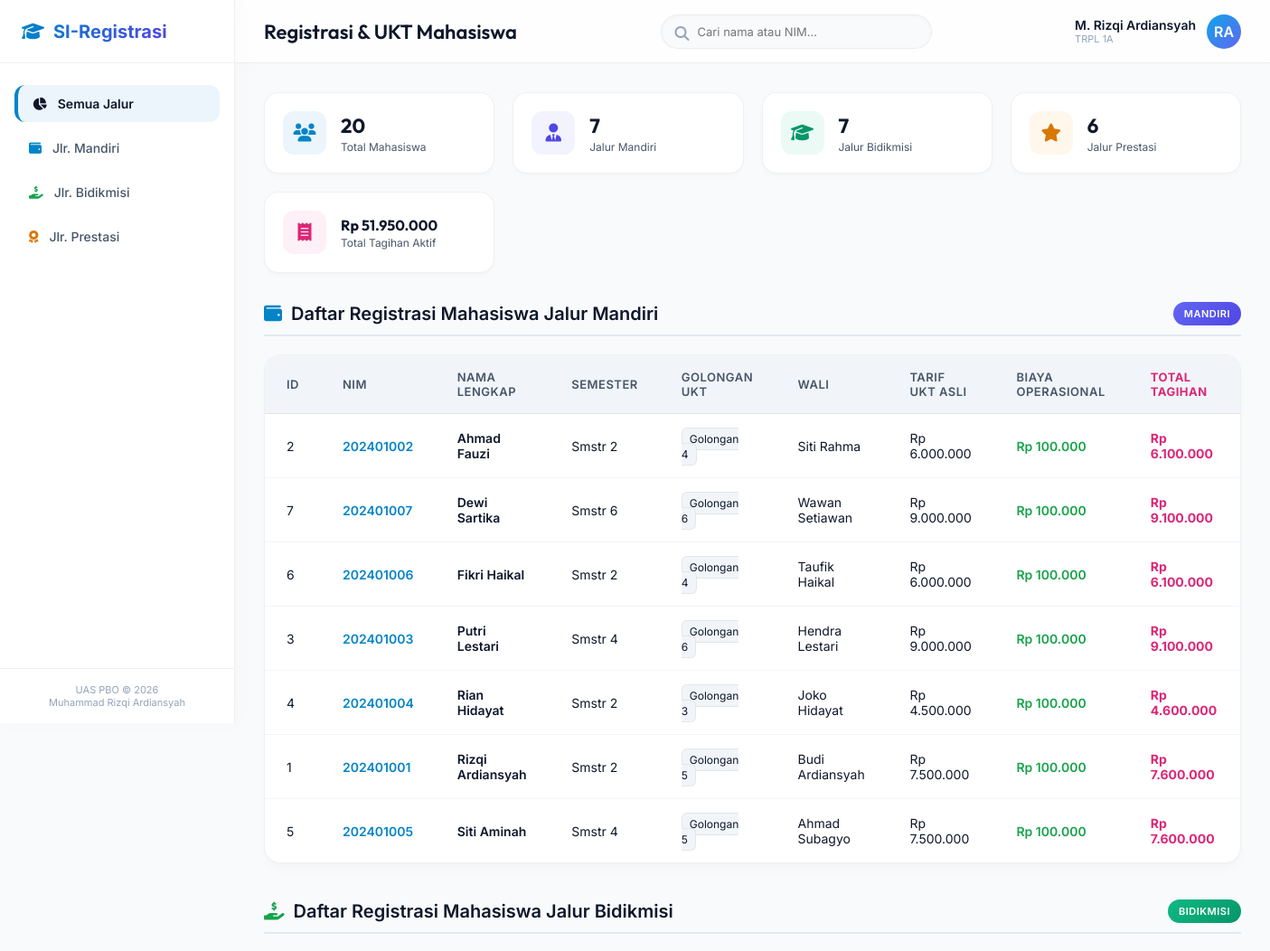
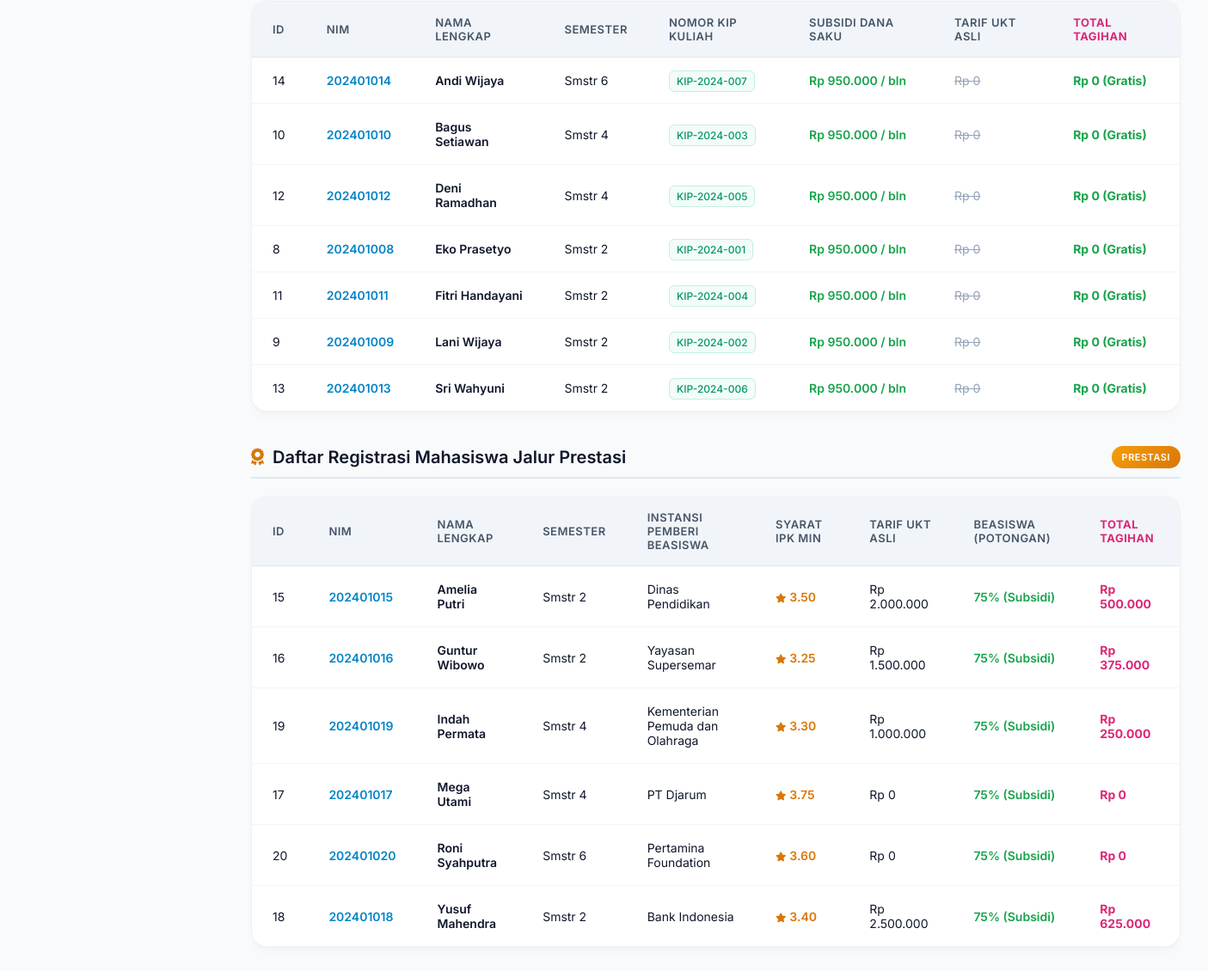
Before: / with the older database file (2 pictures, top to bottom).
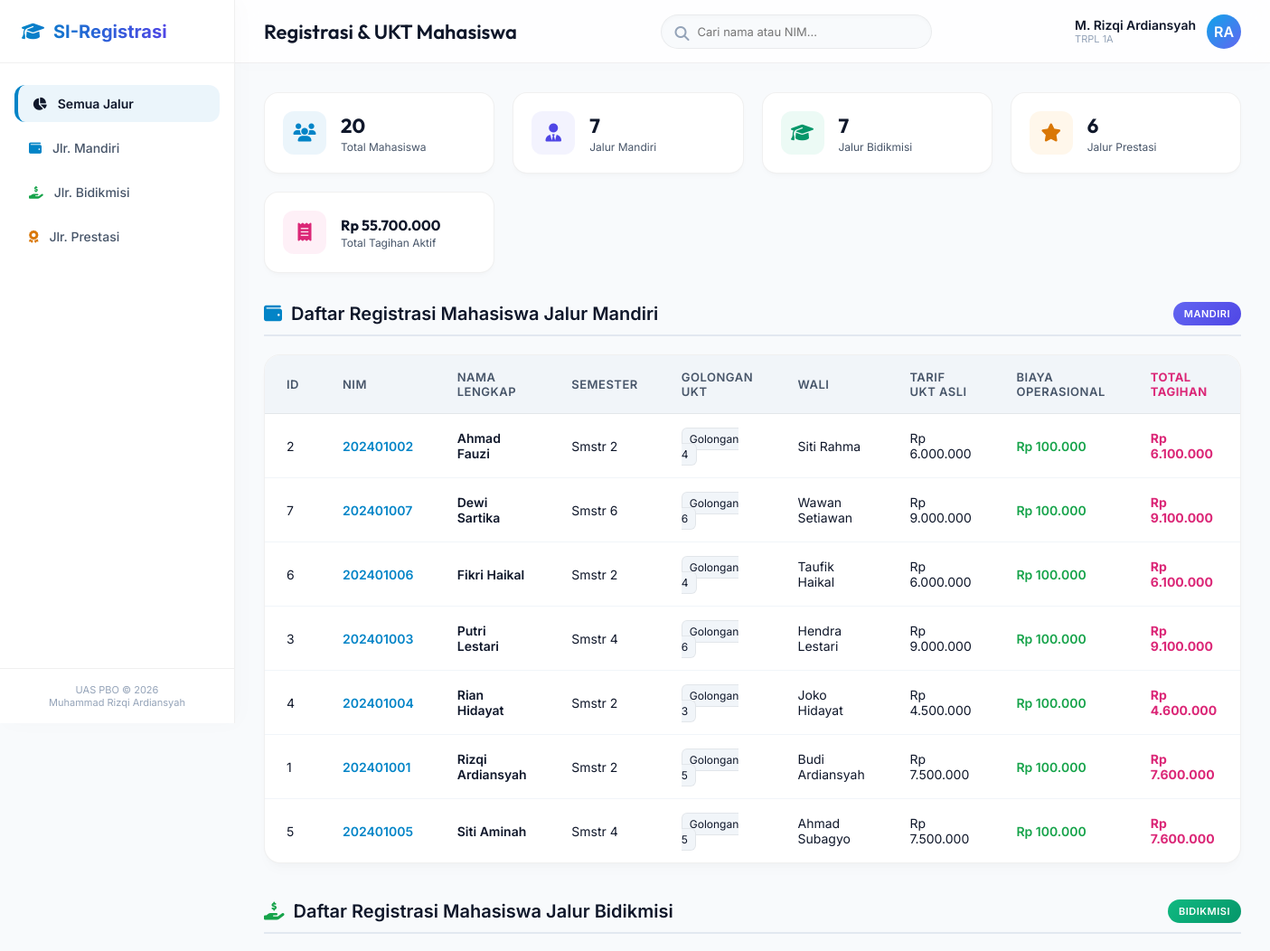
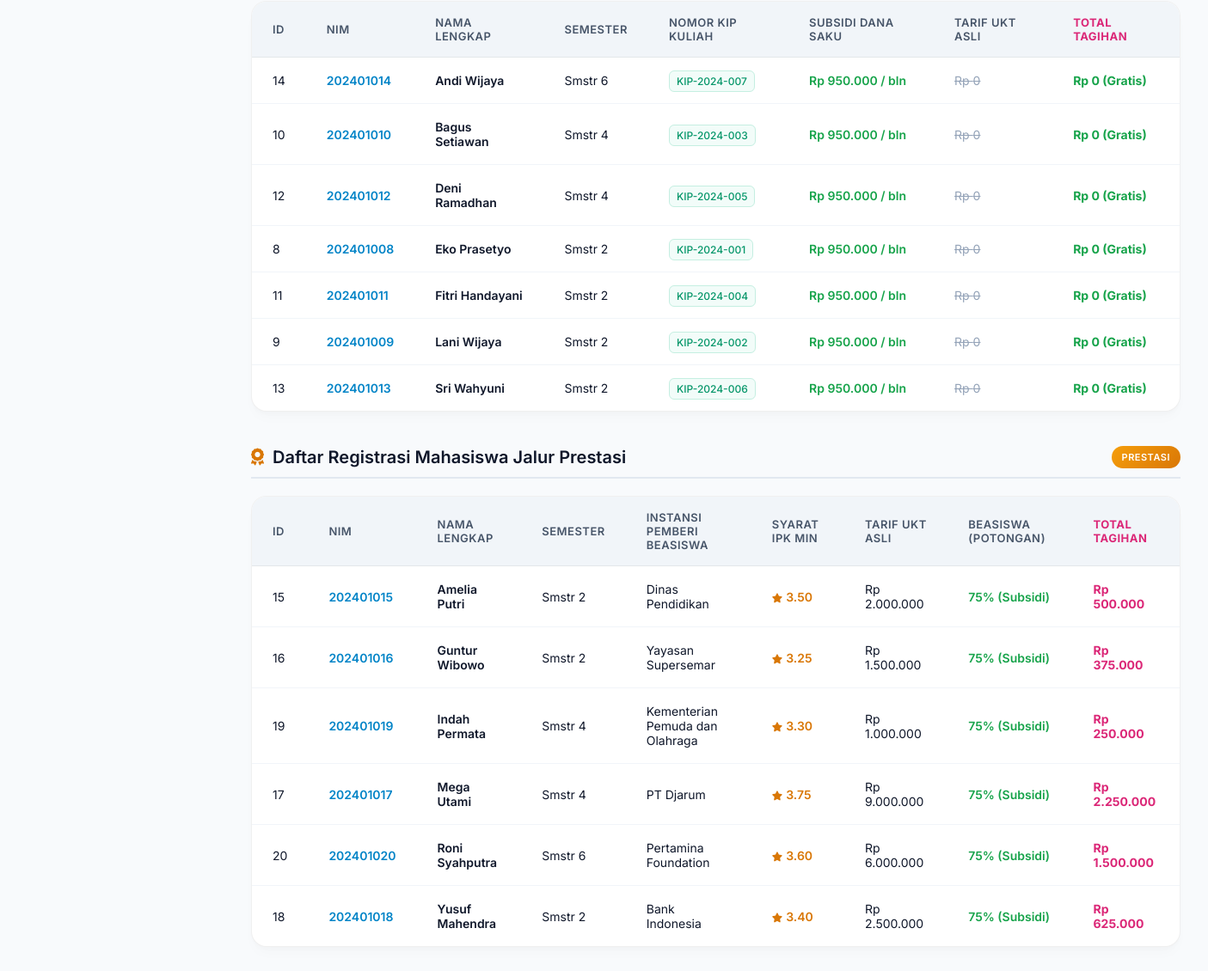
After: the same page with the newer database file (2 pictures, top to bottom).
### tables this page shows
CREATE TABLE tabel_mahasiswa (
     
    id_mahasiswa INT AUTO_INCREMENT PRIMARY KEY,
    nama_mahasiswa VARCHAR(255) NOT NULL,
    nim VARCHAR(20) NOT NULL UNIQUE,
    semester INT NOT NULL,
    tarif_ukt_nominal DECIMAL(12, 2) NOT NULL,
    jenis_pembayaran ENUM('Mandiri', 'Bidikmisi', 'Prestasi') NOT NULL,

     
     
    golongan_ukt VARCHAR(10) DEFAULT NULL,
    nama_wali VARCHAR(255) DEFAULT NULL,

     
    nomor_kip_kuliah VARCHAR(50) DEFAULT NULL,
    dana_saku_subsidi DECIMAL(12, 2) DEFAULT NULL,

     
    nama_instansi_beasiswa VARCHAR(255) DEFAULT NULL,
    minimal_ipk_syarat DECIMAL(3, 2) DEFAULT NULL
);

### koneksi.php (called while the page is built, shortened)
<?php
try {
    $db_connected = true;
} catch (\PDOException $e) {
    $pdo = null;
    $db_connected = false;
    $db_error = $e->getMessage();
}

### Mahasiswa.php (called while the page is built, shortened)
<?php
abstract class Mahasiswa {
    protected int $id_mahasiswa;
    protected string $nama_mahasiswa;
    protected string $nim;
    protected int $semester;
    protected float $tarifUktNominal;
    public function __construct(
        int $id_mahasiswa,
        string $nama_mahasiswa,
        string $nim,
        int $semester,
        float $tarifUktNominal
    ) {
        $this->id_mahasiswa = $id_mahasiswa;
        $this->nama_mahasiswa = $nama_mahasiswa;
        $this->nim = $nim;
        $this->semester = $semester;
        $this->tarifUktNominal = $tarifUktNominal;
    }
    public function getIdMahasiswa(): int {
        return $this->id_mahasiswa;
    }
    public function getNamaMahasiswa(): string {
        return $this->nama_mahasiswa;
    }
    public function getNim(): string {
        return $this->nim;
    }
    public function getSemester(): int {
        return $this->semester;
    }
    public function getTarifUktNominal(): float {
        return $this->tarifUktNominal;
    }
}

### MahasiswaMandiri.php (called while the page is built, shortened)
<?php
require_once 'Mahasiswa.php';
class MahasiswaMandiri extends Mahasiswa {
    private string $golonganUkt;
    private string $namaWali;
    public function __construct(
        int $id_mahasiswa,
        string $nama_mahasiswa,
        string $nim,
        int $semester,
        float $tarifUktNominal,
        string $golonganUkt,
        string $namaWali
    ) {
        $this->golonganUkt = $golonganUkt;
        $this->namaWali = $namaWali;
    }
    public function getGolonganUkt(): string {
        return $this->golonganUkt;
    }
    public function getNamaWali(): string {
        return $this->namaWali;
    }
    public function hitungTagihanSemester(): float {
        return $this->tarifUktNominal + 100000.00;
    }
}

### MahasiswaBidikMisi.php (called while the page is built, shortened)
<?php
require_once 'Mahasiswa.php';
class MahasiswaBidikMisi extends Mahasiswa {
    private string $nomorKipKuliah;
    private float $danaSakuSubsidi;
    public function __construct(
        int $id_mahasiswa,
        string $nama_mahasiswa,
        string $nim,
        int $semester,
        float $tarifUktNominal,
        string $nomorKipKuliah,
        float $danaSakuSubsidi
    ) {
        $this->nomorKipKuliah = $nomorKipKuliah;
        $this->danaSakuSubsidi = $danaSakuSubsidi;
    }
    public function getNomorKipKuliah(): string {
        return $this->nomorKipKuliah;
    }
    public function getDanaSakuSubsidi(): float {
        return $this->danaSakuSubsidi;
    }
}

### MahasiswaPrestasi.php (called while the page is built, shortened)
<?php
require_once 'Mahasiswa.php';
class MahasiswaPrestasi extends Mahasiswa {
    private string $namaInstansiBeasiswa;
    private float $minimalIpkSyarat;
    public function __construct(
        int $id_mahasiswa,
        string $nama_mahasiswa,
        string $nim,
        int $semester,
        float $tarifUktNominal,
        string $namaInstansiBeasiswa,
        float $minimalIpkSyarat
    ) {
        $this->namaInstansiBeasiswa = $namaInstansiBeasiswa;
        $this->minimalIpkSyarat = $minimalIpkSyarat;
    }
    public function getNamaInstansiBeasiswa(): string {
        return $this->namaInstansiBeasiswa;
    }
    public function getMinimalIpkSyarat(): float {
        return $this->minimalIpkSyarat;
    }
    public function hitungTagihanSemester(): float {
        return $this->tarifUktNominal * 0.25;
    }
}

### index.php (the view, shortened to what the rows shown need)
<?php
require_once 'koneksi.php';
require_once 'Mahasiswa.php';
require_once 'MahasiswaMandiri.php';
require_once 'MahasiswaBidikMisi.php';
require_once 'MahasiswaPrestasi.php';
$list_mandiri = [];
$list_bidikmisi = [];
$list_prestasi = [];
if ($db_connected && $pdo !== null) {
    try {
        $query = "SELECT * FROM tabel_mahasiswa ORDER BY nama_mahasiswa ASC";
        $stmt = $pdo->query($query);
        $rows = $stmt->fetchAll();
        foreach ($rows as $row) {
            if ($row['jenis_pembayaran'] === 'Mandiri') {
                $mhs = new MahasiswaMandiri(
                    (int)$row['id_mahasiswa'],
                    $row['nama_mahasiswa'],
                    $row['nim'],
                    (int)$row['semester'],
                    (float)$row['tarif_ukt_nominal'],
                    $row['golongan_ukt'] ?? '-',
                    $row['nama_wali'] ?? '-'
                );
                $list_mandiri[] = $mhs;
            }
            elseif ($row['jenis_pembayaran'] === 'Bidikmisi') {
                $mhs = new MahasiswaBidikMisi(
                    (int)$row['id_mahasiswa'],
                    $row['nama_mahasiswa'],
                    $row['nim'],
                    (int)$row['semester'],
                    (float)$row['tarif_ukt_nominal'],
                    $row['nomor_kip_kuliah'] ?? '-',
                    (float)($row['dana_saku_subsidi'] ?? 0.0)
                );
                $list_bidikmisi[] = $mhs;
            }
            elseif ($row['jenis_pembayaran'] === 'Prestasi') {
                $mhs = new MahasiswaPrestasi(
                    (int)$row['id_mahasiswa'],
                    $row['nama_mahasiswa'],
                    $row['nim'],
                    (int)$row['semester'],
                    (float)$row['tarif_ukt_nominal'],
                    $row['nama_instansi_beasiswa'] ?? '-',
                    (float)($row['minimal_ipk_syarat'] ?? 0.0)
                );
                $list_prestasi[] = $mhs;
            }
        }
    } catch (\PDOException $e) {
        $db_connected = false;
        $db_error = $e->getMessage();
    }
}
?>
<!DOCTYPE html>
<html lang="id">
<head>
    <link rel="stylesheet" href="style.css">
    <link rel="stylesheet" href="https://cdnjs.cloudflare.com/ajax/libs/font-awesome/6.4.0/css/all.min.css">
</head>
<body>
    <div class="main-layout" id="dashboard">
        <main class="content-body">
            <section class="section-container" id="mandiri-section">
                <div class="table-card">
                    <div class="table-responsive">
                        <table id="tableMandiri">
                            <thead>
                                <tr>
                                    <th>ID</th>
                                    <th>NIM</th>
                                    <th>Nama Lengkap</th>
                                    <th>Semester</th>
                                    <th>Golongan UKT</th>
                                    <th>Wali</th>
                                    <th>Tarif UKT Asli</th>
                                    <th>Biaya Operasional</th>
                                    <th class="text-tagihan">Total Tagihan</th>
                                </tr>
                            </thead>
                            <tbody>
                                <?php if (empty($list_mandiri)): ?>
                                    <tr>
                                        <td colspan="9" class="empty-state">Tidak ada data mahasiswa mandiri.</td>
                                    </tr>
                                <?php else: ?>
                                    <?php foreach ($list_mandiri as $mhs): ?>
                                        <tr class="searchable-row">
                                            <td><?php echo $mhs->getIdMahasiswa(); ?></td>
                                            <td class="text-highlight"><?php echo htmlspecialchars($mhs->getNim()); ?></td>
                                            <td style="font-weight: 600;"><?php echo htmlspecialchars($mhs->getNamaMahasiswa()); ?></td>
                                            <td>Smstr <?php echo $mhs->getSemester(); ?></td>
                                            <td><span style="background: #f1f5f9; padding: 4px 8px; border-radius: 6px; font-size: 12px; border: 1px solid var(--border-card);"><?php echo htmlspecialchars($mhs->getGolonganUkt()); ?></span></td>
                                            <td><?php echo htmlspecialchars($mhs->getNamaWali()); ?></td>
                                            <td>Rp <?php echo number_format($mhs->getTarifUktNominal(), 0, ',', '.'); ?></td>
                                            <td class="text-success">Rp 100.000</td>
                                            <td class="text-tagihan">Rp <?php echo number_format($mhs->hitungTagihanSemester(), 0, ',', '.'); ?></td>
                                        </tr>
                                    <?php endforeach; ?>
                                <?php endif; ?>
                            </tbody>
                        </table>
                    </div>
                </div>
            </section>
            <section class="section-container" id="bidikmisi-section">
                <div class="table-card">
                    <div class="table-responsive">
                        <table id="tableBidikmisi">
                            <thead>
                                <tr>
                                    <th>ID</th>
                                    <th>NIM</th>
                                    <th>Nama Lengkap</th>
                                    <th>Semester</th>
                                    <th>Nomor KIP Kuliah</th>
                                    <th>Subsidi Dana Saku</th>
                                    <th>Tarif UKT Asli</th>
                                    <th class="text-tagihan">Total Tagihan</th>
                                </tr>
                            </thead>
                            <tbody>
                                <?php if (empty($list_bidikmisi)): ?>
                                    <tr>
                                        <td colspan="8" class="empty-state">Tidak ada data mahasiswa Bidikmisi.</td>
                                    </tr>
                                <?php else: ?>
                                    <?php foreach ($list_bidikmisi as $mhs): ?>
                                        <tr class="searchable-row">
                                            <td><?php echo $mhs->getIdMahasiswa(); ?></td>
                                            <td class="text-highlight"><?php echo htmlspecialchars($mhs->getNim()); ?></td>
                                            <td style="font-weight: 600;"><?php echo htmlspecialchars($mhs->getNamaMahasiswa()); ?></td>
                                            <td>Smstr <?php echo $mhs->getSemester(); ?></td>
                                            <td><span style="border: 1px solid rgba(16, 185, 129, 0.2); background: rgba(16, 185, 129, 0.05); color: #059669; padding: 4px 8px; border-radius: 6px; font-size: 12px; font-weight: 500;"><?php echo htmlspecialchars($mhs->getNomorKipKuliah()); ?></span></td>
                                            <td class="text-success">Rp <?php echo number_format($mhs->getDanaSakuSubsidi(), 0, ',', '.'); ?> / bln</td>
                                            <td style="text-decoration: line-through; color: var(--text-muted);">Rp <?php echo number_format($mhs->getTarifUktNominal(), 0, ',', '.'); ?></td>
                                            <td class="text-success" style="font-weight: bold;">Rp 0 (Gratis)</td>
                                        </tr>
                                    <?php endforeach; ?>
                                <?php endif; ?>
                            </tbody>
                        </table>
                    </div>
                </div>
            </section>
            <section class="section-container" id="prestasi-section">
                <div class="table-card">
                    <div class="table-responsive">
                        <table id="tablePrestasi">
                            <thead>
                                <tr>
                                    <th>ID</th>
                                    <th>NIM</th>
                                    <th>Nama Lengkap</th>
                                    <th>Semester</th>
                                    <th>Instansi Pemberi Beasiswa</th>
                                    <th>Syarat IPK Min</th>
                                    <th>Tarif UKT Asli</th>
                                    <th>Beasiswa (Potongan)</th>
                                    <th class="text-tagihan">Total Tagihan</th>
                                </tr>
                            </thead>
                            <tbody>
                                <?php if (empty($list_prestasi)): ?>
                                    <tr>
                                        <td colspan="9" class="empty-state">Tidak ada data mahasiswa prestasi.</td>
                                    </tr>
                                <?php else: ?>
                                    <?php foreach ($list_prestasi as $mhs): ?>
                                        <tr class="searchable-row">
                                            <td><?php echo $mhs->getIdMahasiswa(); ?></td>
                                            <td class="text-highlight"><?php echo htmlspecialchars($mhs->getNim()); ?></td>
                                            <td style="font-weight: 600;"><?php echo htmlspecialchars($mhs->getNamaMahasiswa()); ?></td>
                                            <td>Smstr <?php echo $mhs->getSemester(); ?></td>
                                            <td><?php echo htmlspecialchars($mhs->getNamaInstansiBeasiswa()); ?></td>
                                            <td class="text-warning" style="font-weight: 600;"><i class="fa-solid fa-star" style="font-size: 11px; margin-right: 4px;"></i><?php echo number_format($mhs->getMinimalIpkSyarat(), 2); ?></td>
                                            <td>Rp <?php echo number_format($mhs->getTarifUktNominal(), 0, ',', '.'); ?></td>
                                            <td class="text-success">75% (Subsidi)</td>
                                            <td class="text-tagihan">Rp <?php echo number_format($mhs->hitungTagihanSemester(), 0, ',', '.'); ?></td>
                                        </tr>
                                    <?php endforeach; ?>
                                <?php endif; ?>
                            </tbody>
                        </table>
                    </div>
                </div>
            </section>
        </main>
    </div>
</body>
</html>

Changed rows visible on the page:
changed tabel_mahasiswa "Mega Utami": tarif_ukt_nominal "0" → "9.000.000"; tarif_ukt_nominal "0" → "2.250.000"
changed tabel_mahasiswa "Roni Syahputra": tarif_ukt_nominal "0" → "6.000.000"; tarif_ukt_nominal "0" → "1.500.000"
Other visible differences:
$total_tagihan_aktif: "51.950.000" → "55.700.000"
